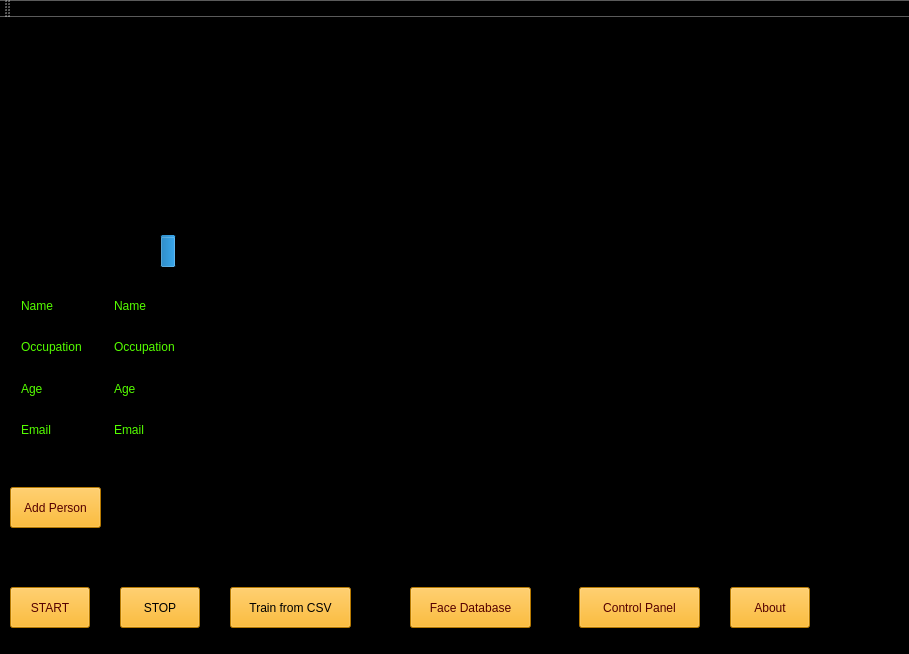
<?xml version="1.0" encoding="UTF-8"?>
<ui version="4.0">
 <class>MainWindowClass</class>
 <widget class="QMainWindow" name="MainWindowClass">
  <property name="geometry">
   <rect>
    <x>0</x>
    <y>0</y>
    <width>909</width>
    <height>654</height>
   </rect>
  </property>
  <property name="windowTitle">
   <string>MainWindow</string>
  </property>
  <property name="styleSheet">
   <string notr="true">background-color: rgb(0, 0, 0);</string>
  </property>
  <widget class="QWidget" name="centralWidget">
   <widget class="QLabel" name="videoFeed">
    <property name="geometry">
     <rect>
      <x>250</x>
      <y>30</y>
      <width>601</width>
      <height>481</height>
     </rect>
    </property>
    <property name="styleSheet">
     <string notr="true">background-color: rgba(255, 255, 255, 0);</string>
    </property>
    <property name="text">
     <string>TextLabel</string>
    </property>
   </widget>
   <widget class="QLabel" name="detectedFace">
    <property name="geometry">
     <rect>
      <x>10</x>
      <y>30</y>
      <width>70</width>
      <height>70</height>
     </rect>
    </property>
    <property name="styleSheet">
     <string notr="true">background-color: rgba(255, 255, 255, 0);color: rgb(255, 255, 255);</string>
    </property>
    <property name="text">
     <string/>
    </property>
   </widget>
   <widget class="QLabel" name="faceLabel">
    <property name="geometry">
     <rect>
      <x>110</x>
      <y>30</y>
      <width>70</width>
      <height>70</height>
     </rect>
    </property>
    <property name="styleSheet">
     <string notr="true">background-color: rgba(255, 255, 255, 0);font: 12pt &quot;Microsoft YaHei&quot;;color: rgb(255, 255, 255);</string>
    </property>
    <property name="text">
     <string/>
    </property>
   </widget>
   <widget class="QPushButton" name="startButton">
    <property name="geometry">
     <rect>
      <x>10</x>
      <y>570</y>
      <width>80</width>
      <height>41</height>
     </rect>
    </property>
    <property name="styleSheet">
     <string notr="true">color: rgb(85, 0, 0);
border-color: rgba(255, 255, 255, 0);
font: 75 12pt &quot;Microsoft YaHei&quot;;
background-color: rgb(255, 170, 0);
</string>
    </property>
    <property name="text">
     <string>START</string>
    </property>
   </widget>
   <widget class="QPushButton" name="stopButton">
    <property name="geometry">
     <rect>
      <x>120</x>
      <y>570</y>
      <width>80</width>
      <height>41</height>
     </rect>
    </property>
    <property name="styleSheet">
     <string notr="true">font: 75 12pt &quot;Microsoft YaHei&quot;;
color: rgb(0, 0, 0);
background-color: rgb(255, 170, 0);</string>
    </property>
    <property name="text">
     <string>STOP</string>
    </property>
   </widget>
   <widget class="QPushButton" name="trainFace">
    <property name="geometry">
     <rect>
      <x>230</x>
      <y>570</y>
      <width>121</width>
      <height>41</height>
     </rect>
    </property>
    <property name="styleSheet">
     <string notr="true">font: 12pt &quot;Microsoft YaHei&quot;;color: rgb(0, 0, 0);
background-color: rgb(255, 170, 0);</string>
    </property>
    <property name="text">
     <string>Train from CSV</string>
    </property>
   </widget>
   <widget class="QPushButton" name="faceDatabaseButton">
    <property name="geometry">
     <rect>
      <x>410</x>
      <y>570</y>
      <width>121</width>
      <height>41</height>
     </rect>
    </property>
    <property name="styleSheet">
     <string notr="true">font: 12pt &quot;Microsoft YaHei&quot;;color: rgb(85, 0, 0);
background-color: rgb(255, 170, 0);</string>
    </property>
    <property name="text">
     <string>Face Database</string>
    </property>
   </widget>
   <widget class="QPushButton" name="addPersonButton">
    <property name="geometry">
     <rect>
      <x>10</x>
      <y>470</y>
      <width>91</width>
      <height>41</height>
     </rect>
    </property>
    <property name="styleSheet">
     <string notr="true">font: 12pt &quot;Microsoft YaHei&quot;;color: rgb(85, 0, 0);
background-color: rgb(255, 170, 0);</string>
    </property>
    <property name="text">
     <string>Add Person</string>
    </property>
   </widget>
   <widget class="QPushButton" name="controlPanelButton">
    <property name="geometry">
     <rect>
      <x>579</x>
      <y>570</y>
      <width>121</width>
      <height>41</height>
     </rect>
    </property>
    <property name="styleSheet">
     <string notr="true">font: 12pt &quot;Microsoft YaHei&quot;;color: rgb(85, 0, 0);
background-color: rgb(255, 170, 0);</string>
    </property>
    <property name="text">
     <string>Control Panel</string>
    </property>
   </widget>
   <widget class="QPushButton" name="aboutButton">
    <property name="geometry">
     <rect>
      <x>730</x>
      <y>570</y>
      <width>80</width>
      <height>41</height>
     </rect>
    </property>
    <property name="styleSheet">
     <string notr="true">font: 12pt &quot;Microsoft YaHei&quot;;color: rgb(85, 0, 0);
background-color: rgb(255, 170, 0);</string>
    </property>
    <property name="text">
     <string>About</string>
    </property>
   </widget>
   <widget class="QLabel" name="statusLabel">
    <property name="geometry">
     <rect>
      <x>350</x>
      <y>540</y>
      <width>301</width>
      <height>16</height>
     </rect>
    </property>
    <property name="styleSheet">
     <string notr="true">background-color: rgba(255, 255, 255, 0);font: 10pt &quot;Microsoft YaHei&quot;;color: rgb(255, 255, 255);</string>
    </property>
    <property name="text">
     <string/>
    </property>
   </widget>
   <widget class="QWidget" name="layoutWidget">
    <property name="geometry">
     <rect>
      <x>10</x>
      <y>260</y>
      <width>201</width>
      <height>181</height>
     </rect>
    </property>
    <layout class="QHBoxLayout" name="horizontalLayout">
     <item>
      <layout class="QVBoxLayout" name="verticalLayout">
       <item>
        <widget class="QLabel" name="nameLabel">
         <property name="styleSheet">
          <string notr="true">background-color: rgba(255, 255, 255, 0);color: rgb(85, 255, 0);
font: 10pt &quot;Lucida Console&quot;;</string>
         </property>
         <property name="text">
          <string>Name</string>
         </property>
        </widget>
       </item>
       <item>
        <widget class="QLabel" name="occupationLabel">
         <property name="styleSheet">
          <string notr="true">background-color: rgba(255, 255, 255, 0);color: rgb(85, 255, 0);
font: 10pt &quot;Lucida Console&quot;;</string>
         </property>
         <property name="text">
          <string>Occupation</string>
         </property>
        </widget>
       </item>
       <item>
        <widget class="QLabel" name="ageLabel">
         <property name="styleSheet">
          <string notr="true">background-color: rgba(255, 255, 255, 0);color: rgb(85, 255, 0);
font: 10pt &quot;Lucida Console&quot;;</string>
         </property>
         <property name="text">
          <string>Age</string>
         </property>
        </widget>
       </item>
       <item>
        <widget class="QLabel" name="emailLabel">
         <property name="styleSheet">
          <string notr="true">background-color: rgba(255, 255, 255, 0);color: rgb(85, 255, 0);
font: 10pt &quot;Lucida Console&quot;;</string>
         </property>
         <property name="text">
          <string>Email</string>
         </property>
        </widget>
       </item>
      </layout>
     </item>
     <item>
      <layout class="QVBoxLayout" name="verticalLayout_2">
       <item>
        <widget class="QLabel" name="nameValue">
         <property name="styleSheet">
          <string notr="true">background-color: rgba(255, 255, 255, 0);color: rgb(85, 255, 0);
font: 10pt &quot;Lucida Console&quot;;</string>
         </property>
         <property name="text">
          <string>Name</string>
         </property>
        </widget>
       </item>
       <item>
        <widget class="QLabel" name="occupationValue">
         <property name="styleSheet">
          <string notr="true">background-color: rgba(255, 255, 255, 0);color: rgb(85, 255, 0);
font: 10pt &quot;Lucida Console&quot;;</string>
         </property>
         <property name="text">
          <string>Occupation</string>
         </property>
        </widget>
       </item>
       <item>
        <widget class="QLabel" name="ageValue">
         <property name="styleSheet">
          <string notr="true">background-color: rgba(255, 255, 255, 0);color: rgb(85, 255, 0);
font: 10pt &quot;Lucida Console&quot;;</string>
         </property>
         <property name="text">
          <string>Age</string>
         </property>
        </widget>
       </item>
       <item>
        <widget class="QLabel" name="emailValue">
         <property name="styleSheet">
          <string notr="true">background-color: rgba(255, 255, 255, 0);color: rgb(85, 255, 0);
font: 10pt &quot;Lucida Console&quot;;</string>
         </property>
         <property name="text">
          <string>Email</string>
         </property>
        </widget>
       </item>
      </layout>
     </item>
    </layout>
   </widget>
   <widget class="QLabel" name="personImage">
    <property name="geometry">
     <rect>
      <x>10</x>
      <y>110</y>
      <width>140</width>
      <height>140</height>
     </rect>
    </property>
    <property name="styleSheet">
     <string notr="true">background-color: rgba(255, 255, 255, 0);color: rgb(255, 255, 255);</string>
    </property>
    <property name="text">
     <string/>
    </property>
   </widget>
   <widget class="QProgressBar" name="progressBar">
    <property name="geometry">
     <rect>
      <x>160</x>
      <y>130</y>
      <width>16</width>
      <height>121</height>
     </rect>
    </property>
    <property name="styleSheet">
     <string notr="true"/>
    </property>
    <property name="value">
     <number>24</number>
    </property>
    <property name="orientation">
     <enum>Qt::Vertical</enum>
    </property>
   </widget>
  </widget>
  <widget class="QToolBar" name="mainToolBar">
   <attribute name="toolBarArea">
    <enum>TopToolBarArea</enum>
   </attribute>
   <attribute name="toolBarBreak">
    <bool>false</bool>
   </attribute>
  </widget>
  <widget class="QStatusBar" name="statusBar"/>
 </widget>
 <layoutdefault spacing="6" margin="11"/>
 <resources>
  <include location="mainwindow.qrc"/>
 </resources>
 <connections/>
</ui>
